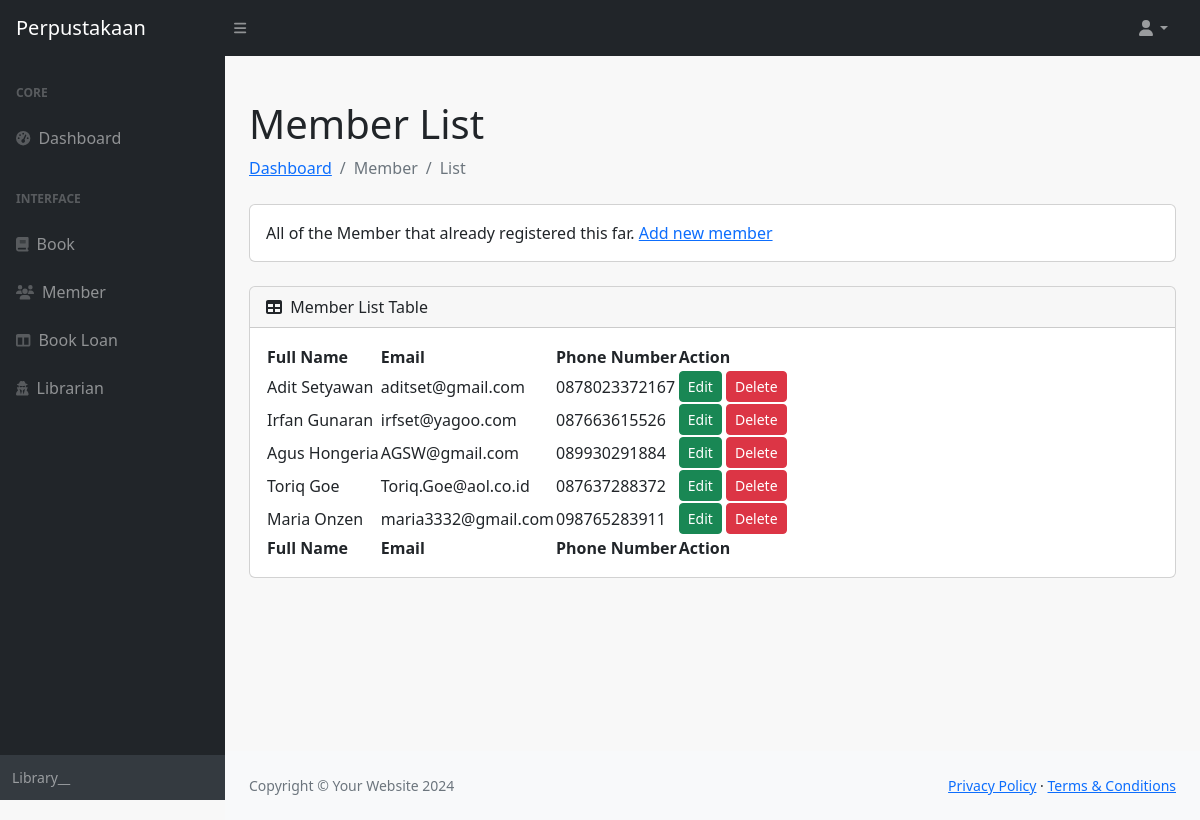
The page /member/list on the database its author committed.
### member/models.py (models this page shows, shortened)
class Member(models.Model):
    full_name = models.CharField(max_length=15)
    email = models.EmailField(unique=True)
    phone_number = models.CharField(max_length=15)
    class Meta:
        db_table = 'member'

### member/views.py (the view)
# urls.py: path('member/list', views.member_list, name = 'member_list'),
def member_list(request):
    member_list = Member.objects.all()
    context = {'member_list':member_list}
    return render(request, 'member_list.html',context)

### member/templates/member_list.html (shortened to what this page needs)
{% extends 'base.html' %}
{% block content%}
<div class="container-fluid px-4">
    <h1 class="mt-4">Member List</h1>
    <ol class="breadcrumb mb-4">
        <li class="breadcrumb-item"><a href="/home">Dashboard</a></li>
        <li class="breadcrumb-item active">Member</li>
        <li class="breadcrumb-item active">List</li>
    </ol>
    <div class="card mb-4">
        <div class="card-body">
            All of the Member that already registered this far.  <a href='/member/add'>Add new member</a>
        </div>
    </div>
    <div class="card mb-4">
        <div class="card-header">
            <i class="fas fa-table me-1"></i>
            Member List Table
        </div>
        <div class="card-body">
            <table id="datatablesSimple">
        <thead>
            <tr>
                <th>Full Name</th>
                <th>Email</th>
                <th>Phone Number</th>
                <th>Action</th>
            </tr>
        </thead>
        <tfoot>
            <tr>
                <th>Full Name</th>
                <th>Email</th>
                <th>Phone Number</th>
                <th>Action</th>
            </tr>
        </tfoot>
        <tbody>
            {% for member in member_list%}
                <tr>
                    <td>{{member.full_name}}</td>
                    <td>{{member.email}}</td>
                    <td>{{member.phone_number}}</td>
                    <td>
                        <a href = {% url 'edit_member' member.id%} class="btn btn-success btn-sm">Edit</a>
                        <a href = {% url 'delete_member' member.id %} class="btn btn-danger btn-sm">Delete</a>
                    </td>
                </tr>
                {% endfor %}
            </tbody>
        </table>
    </div>
    </div>
</div>
{% endblock content%}

### rows shown on the page
Member: full_name "Adit Setyawan", email "aditset@gmail.com", phone_number "0878023372167"
Member: full_name "Irfan Gunaran", email "irfset@yagoo.com", phone_number "087663615526"
Member: full_name "Agus Hongeria", email "AGSW@gmail.com", phone_number "089930291884"
Member: full_name "Toriq Goe", email "Toriq.Goe@aol.co.id", phone_number "087637288372"
Member: full_name "Maria Onzen", email "maria3332@gmail.com", phone_number "098765283911"
